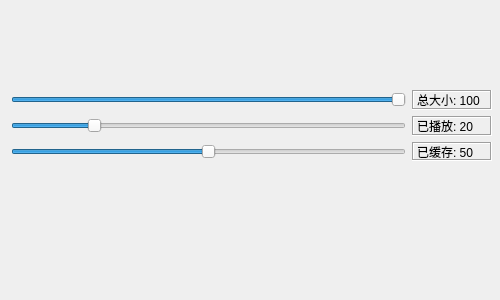
<?xml version="1.0" encoding="UTF-8"?>
<ui version="4.0">
 <class>frmProgressPlay</class>
 <widget class="QWidget" name="frmProgressPlay">
  <property name="geometry">
   <rect>
    <x>0</x>
    <y>0</y>
    <width>500</width>
    <height>300</height>
   </rect>
  </property>
  <property name="windowTitle">
   <string>Form</string>
  </property>
  <widget class="ProgressPlay" name="progressPlay1" native="true">
   <property name="geometry">
    <rect>
     <x>10</x>
     <y>10</y>
     <width>481</width>
     <height>16</height>
    </rect>
   </property>
  </widget>
  <widget class="ProgressPlay" name="progressPlay2" native="true">
   <property name="geometry">
    <rect>
     <x>10</x>
     <y>30</y>
     <width>481</width>
     <height>16</height>
    </rect>
   </property>
  </widget>
  <widget class="ProgressPlay" name="progressPlay3" native="true">
   <property name="geometry">
    <rect>
     <x>10</x>
     <y>50</y>
     <width>481</width>
     <height>16</height>
    </rect>
   </property>
  </widget>
  <widget class="ProgressPlay" name="progressPlay4" native="true">
   <property name="geometry">
    <rect>
     <x>10</x>
     <y>70</y>
     <width>481</width>
     <height>16</height>
    </rect>
   </property>
  </widget>
  <widget class="QWidget" name="">
   <property name="geometry">
    <rect>
     <x>11</x>
     <y>90</y>
     <width>481</width>
     <height>71</height>
    </rect>
   </property>
   <layout class="QGridLayout" name="gridLayout">
    <item row="0" column="0">
     <widget class="QSlider" name="horizontalSlider1">
      <property name="maximum">
       <number>100</number>
      </property>
      <property name="value">
       <number>100</number>
      </property>
      <property name="orientation">
       <enum>Qt::Horizontal</enum>
      </property>
     </widget>
    </item>
    <item row="0" column="1">
     <widget class="QLabel" name="labValueAll">
      <property name="minimumSize">
       <size>
        <width>80</width>
        <height>0</height>
       </size>
      </property>
      <property name="frameShape">
       <enum>QFrame::Box</enum>
      </property>
      <property name="frameShadow">
       <enum>QFrame::Sunken</enum>
      </property>
      <property name="text">
       <string>总大小: 100</string>
      </property>
     </widget>
    </item>
    <item row="1" column="0">
     <widget class="QSlider" name="horizontalSlider2">
      <property name="maximum">
       <number>100</number>
      </property>
      <property name="value">
       <number>20</number>
      </property>
      <property name="orientation">
       <enum>Qt::Horizontal</enum>
      </property>
     </widget>
    </item>
    <item row="1" column="1">
     <widget class="QLabel" name="labValuePlay">
      <property name="frameShape">
       <enum>QFrame::Box</enum>
      </property>
      <property name="frameShadow">
       <enum>QFrame::Sunken</enum>
      </property>
      <property name="text">
       <string>已播放: 20</string>
      </property>
     </widget>
    </item>
    <item row="2" column="0">
     <widget class="QSlider" name="horizontalSlider3">
      <property name="maximum">
       <number>100</number>
      </property>
      <property name="value">
       <number>50</number>
      </property>
      <property name="orientation">
       <enum>Qt::Horizontal</enum>
      </property>
     </widget>
    </item>
    <item row="2" column="1">
     <widget class="QLabel" name="labValueLoad">
      <property name="frameShape">
       <enum>QFrame::Box</enum>
      </property>
      <property name="frameShadow">
       <enum>QFrame::Sunken</enum>
      </property>
      <property name="text">
       <string>已缓存: 50</string>
      </property>
     </widget>
    </item>
   </layout>
  </widget>
 </widget>
 <customwidgets>
  <customwidget>
   <class>ProgressPlay</class>
   <extends>QWidget</extends>
   <header>progressplay.h</header>
   <container>1</container>
  </customwidget>
 </customwidgets>
 <resources/>
 <connections/>
</ui>
